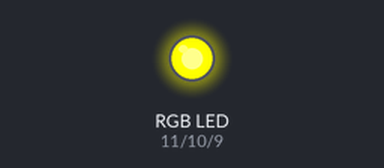
This sketch was run on a simulated Arduino Uno, built with avr-gcc and run on an emulated ATmega328P. Shown: an RGB LED mixed from three pins (HIGH = lit).

Above: at 0.1 s.
Timing chart, 0 to 1.6 s (numbered marks = the images above):
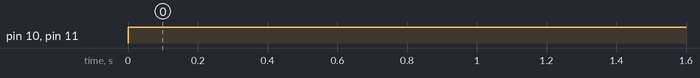

The sketch:

rgb_0_soluzione.ino
```cpp
/*
    Adafruit Arduino - Lesson 3. RGB LED

 RGB LED: mpostare i colori per un LED RGB
 common anode
 */

int redPin      = 11;   // 2v a 20ma: che resistenza dovro usare?
int greenPin    = 10;   // 3.5v a 20ma: che resistenza dovro usare?
int bluePin     = 9;    // 3.5v a 20ma: che resistenza dovro usare?


void setup()
{
  pinMode(redPin, OUTPUT);
  pinMode(greenPin, OUTPUT);
  pinMode(bluePin, OUTPUT);
}

void loop()
{

  rendiBlu();
  delay(1000);
  //setColor(255,0,0) ; // imposta il LED in rosso
  //setColor(0xFF,0x00,0x00) ; // imposta il LED in rosso in esadecimale
  // setName("green") ;
  // delay(1000);
}

// Funzioni:

void rendiBlu() {
    // Accende di Blu

    analogWrite(redPin, 255 );
    analogWrite(greenPin, 255 );
    analogWrite(bluePin, 0 );
  }

void setColor(int red, int green, int blue) {
// Imposta i colori di un LED RGB Common Anodote
// in esadecimale

  analogWrite(redPin, 255 -red);
  analogWrite(greenPin, 255 - green);
  analogWrite(bluePin, 255 - blue);
}

void setName(String colorName) {
// Imposta i colori di un LED RGB Common Anodote
// tramite una stringa

  if (colorName == "red") {
    analogWrite(redPin, 0 );
    analogWrite(greenPin, 255 );
    analogWrite(bluePin, 255 );
  }
  else if (colorName == "green") {
    analogWrite(redPin, 255 );
    analogWrite(greenPin, 0 );
    analogWrite(bluePin, 255 );
  }
  // ...
}
/* Hints:

1. Per usare un solo valore esadecimale per settare i colori:
   - http://ardx.org/src/code/CIRC12-code-MB-SPAR.txt

 */
```

Measured:
- by itself, pin 10 (greenPin), pin 11 (redPin): LOW → HIGH at 0.00 s
